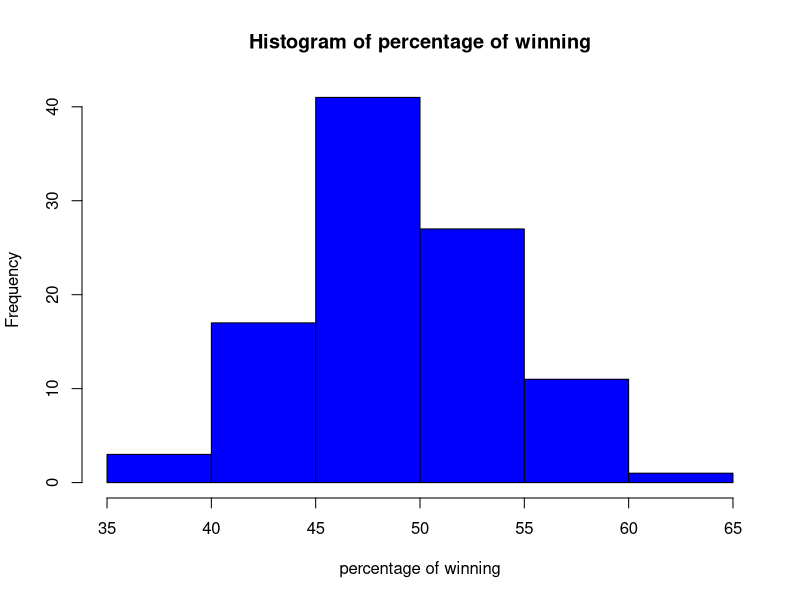
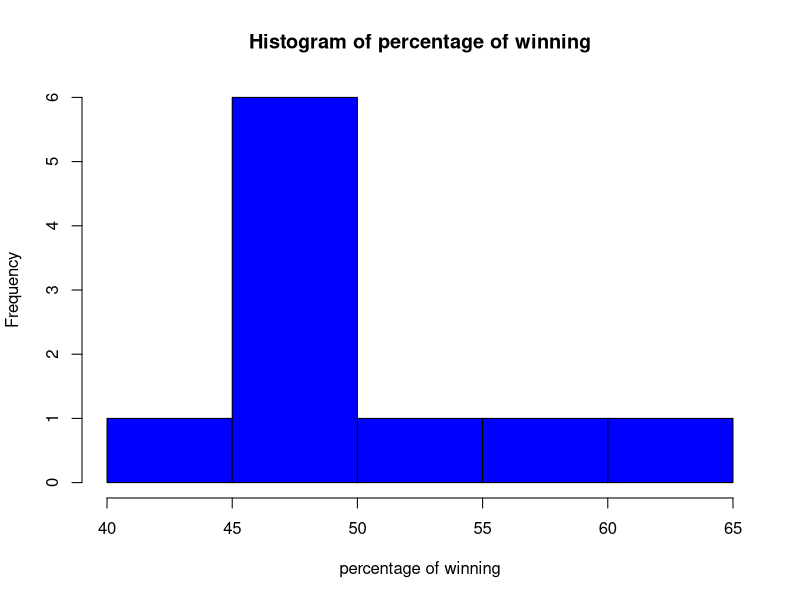

These figures' R source, in order:
## ---- chunk 1
library(stringr)
library(ggplot2)
library(dplyr)

roll_dice = function(){
  dice1 = sample(1:6, 1)
  dice2 = sample(1:6, 1)
  return(dice1 + dice2)
}


## ---- chunk 2
roll_dice()
## ---- chunk 3
# Define the crap_game function
simulate_craps_game = function(n = 100) {
  # Initialize a list to store summaries for each game
  game_summaries = list()

  for (i in 1:n) {
    id = 1   # Initialize the roll counter (number of rolls in the game)
    outcome = NA   # The final outcome of the game (win or lose)
    rolls = 0      # Number of rolls in the current game
    point = NA     # Initial point is NA by default

    # Roll the first dice (initial roll)
    roll1 = roll_dice()
    rolls = rolls + 1  # Increment the roll counter

    # Check if it's a win or lose on the first roll
    if (roll1 %in% c(2, 3, 12)) {
      outcome = "lose"  # Immediate loss
    } else if (roll1 %in% c(7, 11)) {
      outcome = "win"   # Immediate win
    } else {
      # If no immediate win/lose, set the point to the first roll
      point = roll1

      # Otherwise, keep rolling until the point is matched or a 7 is rolled
      while (TRUE) {
        roll2 = roll_dice()  # Roll the dice again
        rolls = rolls + 1  # Increment the roll counter

        if (roll2 == 7) {
          outcome = "lose"  # 7 means lose
          break
        } else if (roll2 == point) {
          outcome = "win"   # Point matched, win
          break
        }
      }
    }

    # Create a summary of the game
    game_summary <- data.frame(
      GameID = i,       # Game identifier
      Point = point,  # The initial roll (point), NA if win/lose on first roll
      TotalRolls = rolls,   # Total number of rolls (1 if immediate win/lose)
      Outcome = outcome     # Final outcome (win or lose)
    )

    # Store the summary for this game in the list
    game_summaries[[i]] = game_summary
  }

  # Combine all game summaries into a single data frame
  final_summary = do.call(rbind, game_summaries)

  # Return the final summarized results for all games
  return(final_summary)
}

## this function summarizes the outcomes for all the games and produces a data-frame. 
## ---- chunk 4
simulate_craps_game()
## ---- chunk 5
###This function summarizes the data frame and calculate the winning percentage ###

summarize_probability = function(df){
  wins = numeric()
  for (i in 1:nrow(df)){
    win = df[4][[1]][i]
    if (win == "win"){
      wins = append(wins, 1)
    }
    else{
      wins = append(wins, 0)
    }
  }
  y = (sum(wins)/(nrow(df)))*100
  x = paste("Your winning percentage after playing ",nrow(df), " games is: ", y, "%" )
  return(x)
}

## ---- chunk 6

summarize_probability(simulate_craps_game(n = 1000))

## ---- chunk 7
############### The variation of probability of winning for each game.############

## simulate 10 trials of 1000 games in each trail and calculate the probability of them.
## the function produces the all the probabilities for the specified trails and return a histogram
## of the frequency distribution.

variance_prob = function(n, iter = 10){
  w = character()
  for (i in 1:iter){
    xx = simulate_craps_game(n)
    k = summarize_probability(xx)
    prob = str_extract(str_squish(k), "\\d+(\\.\\d+)?\\s?%")
    w = append(w, prob)
  }
  prob_numeric = as.numeric(gsub("%", "", w))
  print(prob_numeric)
  var_p = paste("variance is: ", var(prob_numeric)," and the Standard Dev : ", sd(prob_numeric))
  print(var_p)

  return(hist(prob_numeric, col = "blue", main = "Histogram of percentage of winning",
             xlab = "percentage of winning"))
}

## play 10 games 10 times. 
variance_prob(100,iter = 100)
## ---- chunk 8

## Analysis of the winning probabilities at different scenarios.

## 01) 
######## Analysis on the percentage of winning the game in the 1st attempt #######


probability_first_attempt = function(df){

  wins_df = df%>%
    filter(TotalRolls == 1) %>%
    mutate(win_status = ifelse(Outcome == "win", 1, 0))

  y = (sum(wins_df$win_status/(nrow(df))))*100
  x = paste("Your winning percentage after playing 1st time",nrow(df), " games is: ", y, "%" )
  return(x)
}

## returns the probability of winning at the 1st attempt.

probability_first_attempt(simulate_craps_game(n = 100))


## ---- chunk 9
# 02)
######## probability of not winning at the 1st attempt, but eventually wins #######

x2 = simulate_craps_game(1000)


probability_notFirst_attempt = function(df){

  wins_df = df%>%
    filter(TotalRolls == 1) %>%
    mutate(win_status = ifelse(Outcome == "win", 1, 0))

  y = ((nrow(wins_df))/nrow(df))*100
  x = paste("Your winning percentage after not winning the 1st time",nrow(df), " games is: ", y, "%" )
  return(x)
}

probability_notFirst_attempt(x2)

## ---- chunk 10

################# Combined Function for Crap Game Simulation and Analysis #############

crap_game_analysis <- function(n = 100, iter = 10) {
  # Run the Crap Game simulation for n games
  game_results <- simulate_craps_game(n)
  
  # Summarize the overall winning probability
  winning_probability_summary <- summarize_probability(game_results)
  
  # Calculate variance and standard deviation of winning probabilities over multiple iterations
  variance_summary <- variance_prob(n, iter)
  
  # Calculate the probability of winning on the first attempt
  first_attempt_win_probability <- probability_first_attempt(game_results)
  
  # Calculate the probability of winning after not winning the first attempt
  not_first_attempt_win_probability <- probability_notFirst_attempt(game_results)
  
  # Create a list to store all results
  results <- list(
    WinningProbability = winning_probability_summary,
    VarianceSummary = variance_summary,
    FirstAttemptWinProbability = first_attempt_win_probability,
    NotFirstAttemptWinProbability = not_first_attempt_win_probability
  )
  
  # Return the combined results as a list
  return(results)
}

# Example: Run the combined function for 100 games and 10 iterations
final_results <- crap_game_analysis(n = 100, iter = 10)

# View the results
print(final_results$WinningProbability)
print(final_results$VarianceSummary)
print(final_results$FirstAttemptWinProbability)
print(final_results$NotFirstAttemptWinProbability)


